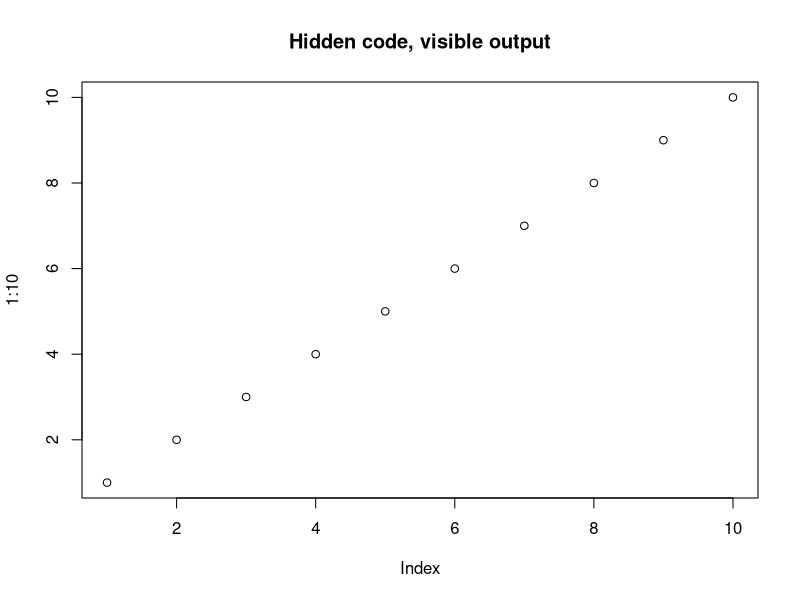

Reproduce this figure in R.
## ---- chunk 1
# This code runs, but the source is hidden
plot(1:10, main = "Hidden code, visible output")
